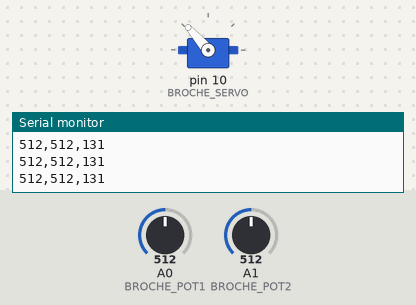
Simulated run of this sketch. Board: Arduino Uno, built with avr-gcc and run on an emulated ATmega328P. Parts: servo, the last lines printed to the serial monitor. Inputs (shaded band) come from the test bench; at power-on: A1 (BROCHE_POT2) = 512, A0 (BROCHE_POT1) = 512.

Above: at 2.78 s.
3.3 s: A1 (BROCHE_POT2) set to 716
At 6.05 s:
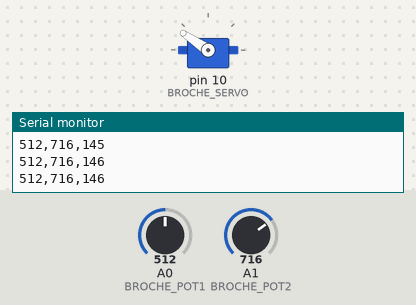
6.3 s: A1 (BROCHE_POT2) set to 1023
At 7.69 s:
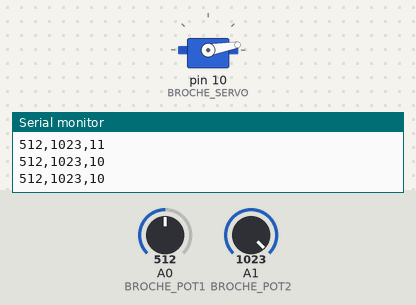
9.3 s: A0 (BROCHE_POT1) set to 483
At 9.3 s:
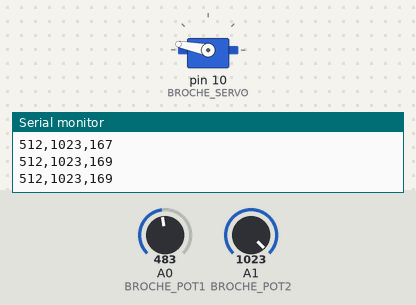
12.3 s: A0 (BROCHE_POT1) set to 307
At 13.13 s:
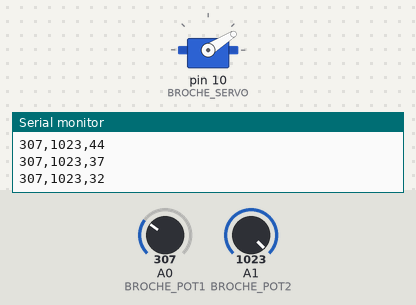
15.3 s: A0 (BROCHE_POT1) set to 282
18.3 s: A0 (BROCHE_POT1) set to 306
Timing chart, 0 to 22.3 s (numbered marks = the images above; inputs shaded):
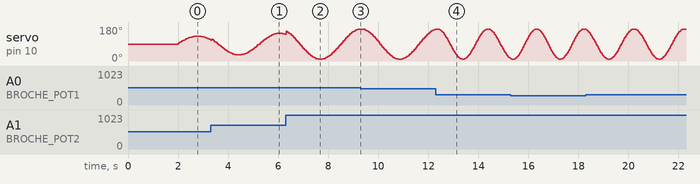

The sketch:

servo-tangage-sin.ino
```cpp
/*
  Mouvement de tangage avec un servomoteur
  Workshop Arcade, 22 jan. 2026, École de design Nantes Atlantiques

  Arduino Uno + servo moteurDMS-MG90-A
  arduino 1.8.5 @ tenko (debian 12) / pierre@lesporteslogiques.net

  pot. 1 : changer l'amplitude d'angle
  pot. 2 : changer la vitesse d'update du servo

*/

#define DEBUG                        // Décommenter pour activer le debug série

#include <Servo.h>

#define BROCHE_SERVO     10
#define BROCHE_POT1      A0
#define BROCHE_POT2      A1


Servo servo;                         // créer l'objet Servo associé au servomoteur

// Variables utilisées pour le mouvement
unsigned long lastMove = 0;          // enregistrer le dernier mouvement
unsigned long timeMove = 50;         // durée entre 2 mises àjour de l'angle cible
double compteur_angle = 0;           // utilisée pour la variation de mouvement avec sin()
int angleamp = 160;                  // amplitude maximum du mouvement
int angle = 90;                      // angle du ponteiometre au départ

// 2 potentiomètres pour varier les paramètres
int pot1 = 0;                        // modifie la durée entre 2 mises à jour de l'angle cible
int pot2 = 0;                        // modifie l'amplitude de l'angle


void setup() {

  pinMode(BROCHE_POT1, INPUT);
  pinMode(BROCHE_POT2, INPUT);

  // Placer le servomoteur à sa position d'origine
  servo.attach(BROCHE_SERVO);
  servo.write(angle);
  delay(2000);

  #ifdef DEBUG
    Serial.begin(9600);
  #endif
}


void loop() {


  if (millis() - lastMove > timeMove) {

    // Récupérer les valeurs des potentiomètres
    pot1 = analogRead(BROCHE_POT1);
    pot2 = analogRead(BROCHE_POT2);

    // Mettre à jour les paramètres en fonction de la position des potentiomètres
    timeMove = map(pot1, 0, 1023, 2, 100);
    angleamp = map(pot2, 0, 1023, 10, 160);


    // Modifier la position du servo
    compteur_angle += 0.1; // Mettre à jour l'angle pour le calcul de sin()
    angle = (sin(compteur_angle) * (angleamp / 2)) + 90;
    servo.write(angle);

    lastMove = millis();


    #ifdef DEBUG
        Serial.print(pot1);
        Serial.print(",");
        Serial.print(pot2);
        Serial.print(",");
        Serial.println(angle);
    #endif

  }
}
```

Measured:
- the behaviour switches between 502 and 501 on A0 (BROCHE_POT1) (found by bisection; images 2 and 3)
